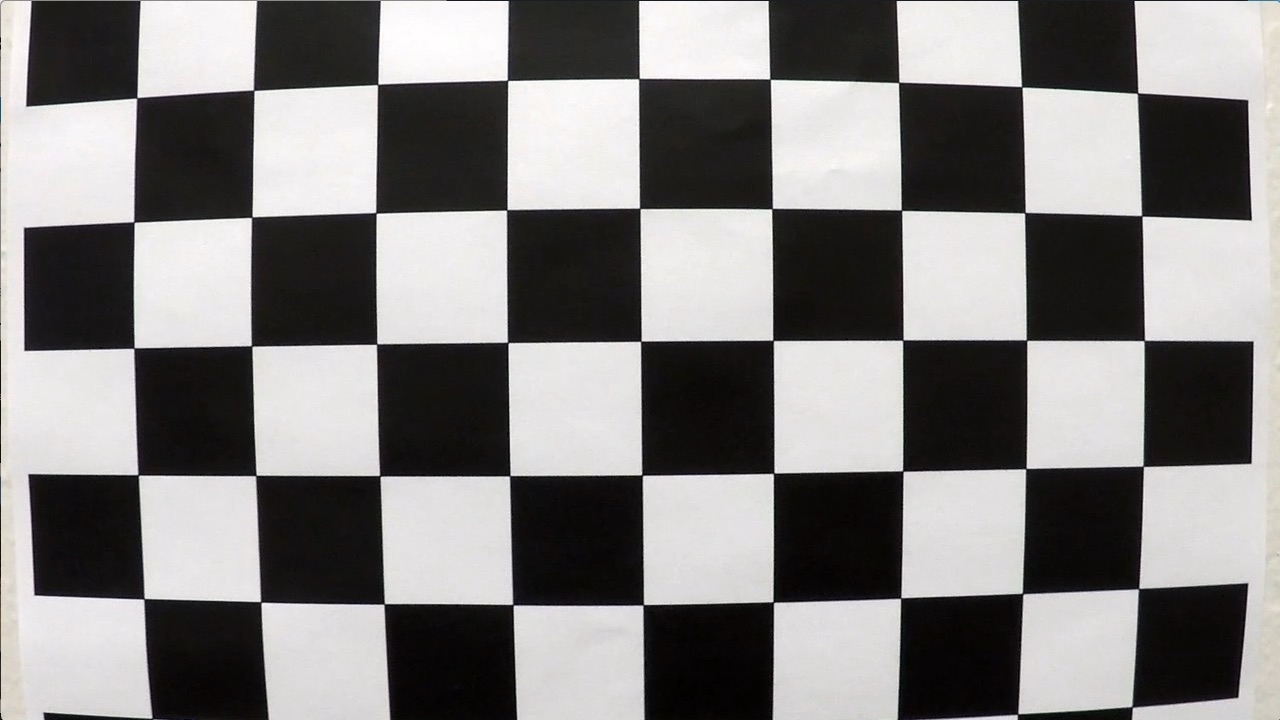
#> input picture camera_cal/calibration1.jpg, 1280 x 720 px; its folder holds only this picture in this run
$ jupyter execute --allow-errors Advanced-Line-Finding.ipynb   (shell and % lines are left out)   (older library calls are emulated)
#> lines starting #> are read from the running program, lines starting #| are printed output that depends on the picture; after the words box and inside, x2 and y2 are one past the last pixel; in counts of white or black regions, pixels touching at a corner belong together
# Camera calibration matrix and distortion coefficients

[cell 1]
import matplotlib.pyplot as plt
import numpy as np
import cv2
import glob

# Read in and make a list of calibration images
path = 'camera_cal/'
images = glob.glob(path + 'calibration*.jpg')

# Array to store object points and image points from all the images
objpoints = [] # 3D points in real world space
imgpoints = [] # 2D points in image plane

# Prepare object points
objp = np.zeros((9*6, 3), np.float32)
objp[:,:2] = np.mgrid[0:9,0:6].T.reshape(-1,2)

# Configure plot
fig = plt.figure(facecolor="white")
fig.set_size_inches(15, 8)

for i in range(len(images)):
    # Read in each image
    img = cv2.imread(images[i])
#> img is the input picture: shape (720, 1280, 3); mean B, G, R 127.8, 128.4, 130.1

    # Convert to grayscale
    gray = cv2.cvtColor(img, cv2.COLOR_BGR2GRAY)

    # Find the chessboard corners
    ret, corners = cv2.findChessboardCorners(gray, (9,6), None)
#> ret = False; corners = None

    # If corners are found, add object points, image points
    if ret == True:
        imgpoints.append(corners)
        objpoints.append(objp)

    # Draw and display the corners
    ax=fig.add_subplot(4,5,i+1, aspect='equal');
    try:
        img = cv2.drawChessboardCorners(img, (9,6), corners, ret)
    except:
        pass
    ax.imshow(img);

    if ret != True:
        ax.axhline(linewidth=5, color="r")
        ax.axvline(linewidth=5, color="r")

    ax.axis('off');
    ax.axis('tight');

plt.suptitle('Distorted chessboard with corners identified', fontsize = 20);
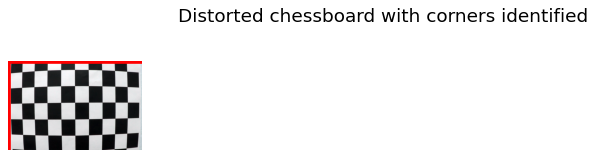
#> figure drawn by matplotlib, 1 panel; B, G, R data is drawn as R, G, B
#> the sliders are set to p1x = <module 'IPython.html.widgets., p2x = <module 'IPython.html.widgets., p3x = <module 'IPython.html.widgets., p4x = <module 'IPython.html.widgets., pay = <module 'IPython.html.widgets., pby = <module 'IPython.html.widgets.
#> the sliders are set to gradx_min = <module 'IPython.html.widgets., gradx_max = <module 'IPython.html.widgets., grady_min = <module 'IPython.html.widgets., grady_max = <module 'IPython.html.widgets.
#> the sliders are set to s_min = <module 'IPython.html.widgets., s_max = <module 'IPython.html.widgets., l_min = <module 'IPython.html.widgets., l_max = <module 'IPython.html.widgets.


$ run again, on camera_cal/calibration13.jpg
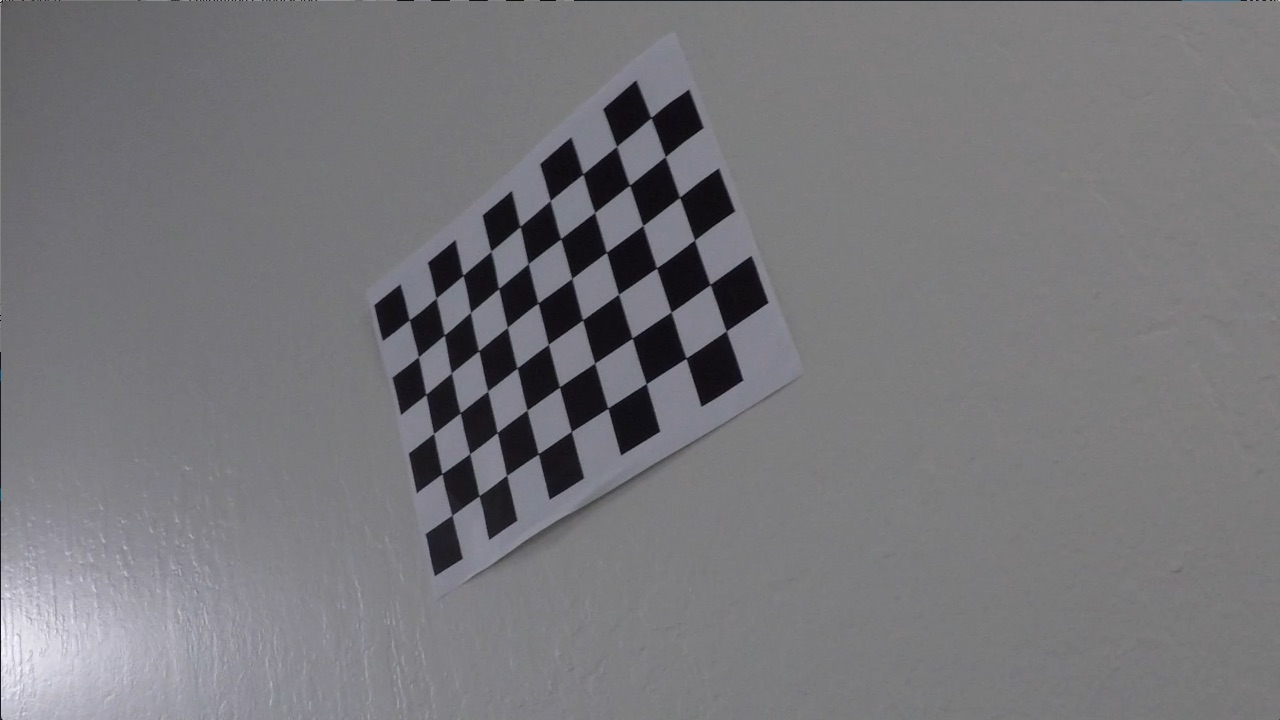
#> input picture camera_cal/calibration13.jpg, 1280 x 720 px
#> img is the input picture: shape (720, 1280, 3); mean B, G, R 122, 118.5, 119.1
#> `ret, corners = cv2.findChessboardCorners(gray, (9,6), None)`: ret = True; corners = 54 rows, first 8: [409.4, 319.7], [436.4, 297.7], [463.3, 275.1], [491.3, 251.1], [520.2, 226.6], [550.4, 200.5], [583, 174.1], [616.7, 146.4]
#> `img = cv2.drawChessboardCorners(img, (9,6), corners, ret)`:
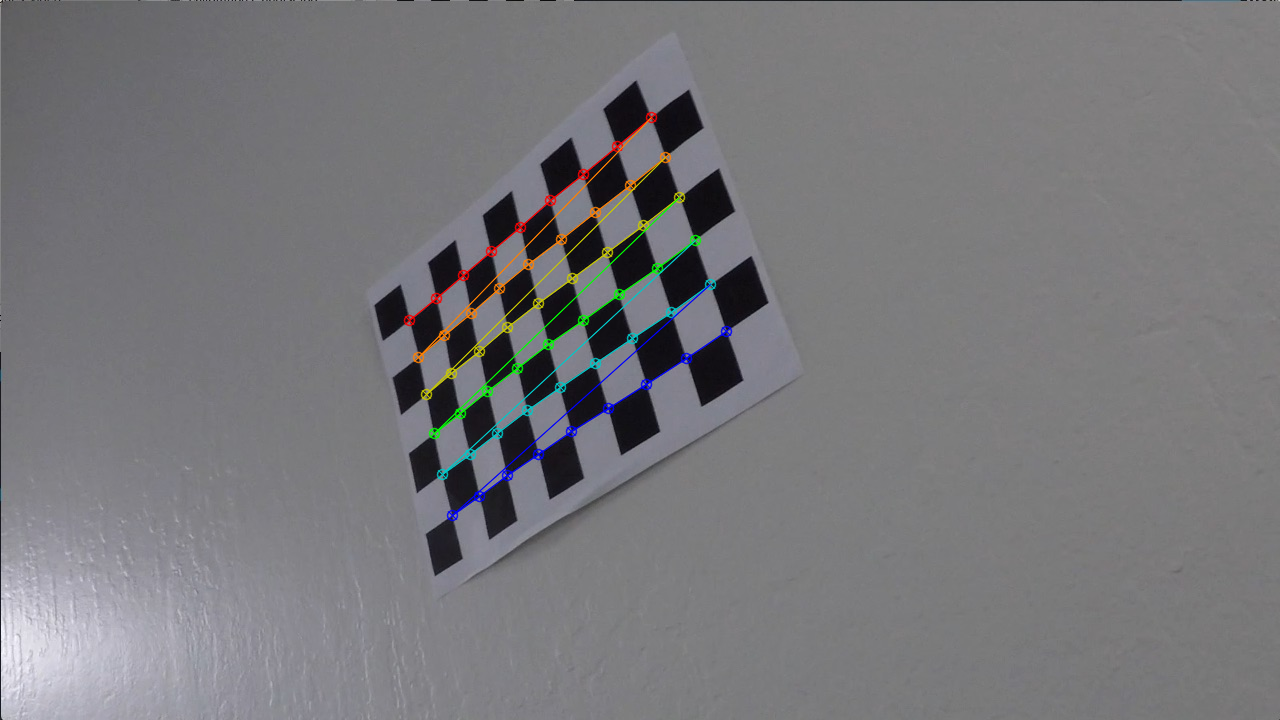
#> img: shape (720, 1280, 3); 1.37% of pixels changed, all inside (x1, y1, x2, y2) = (403, 111, 733, 522)
#> `ret, mtx, dist, rvecs, tvecs = cv2.calibrateCamera(objpoints, imgpoint..`: ret = 0.7; mtx = [[1254, 0, 650.9], [0, 1245.3, 473.5], [0, 0, 1]]; dist = [[-2, 21.84, -0.0244, 0.0119, -98.75]]; rvecs = ([-0.249, 0.686, -0.387],); tvecs = ([-5.65, -3.59, 27.67],)
#> in undistort_image, `return cv2.undistort(img, mtx, dist, None, mtx)`:
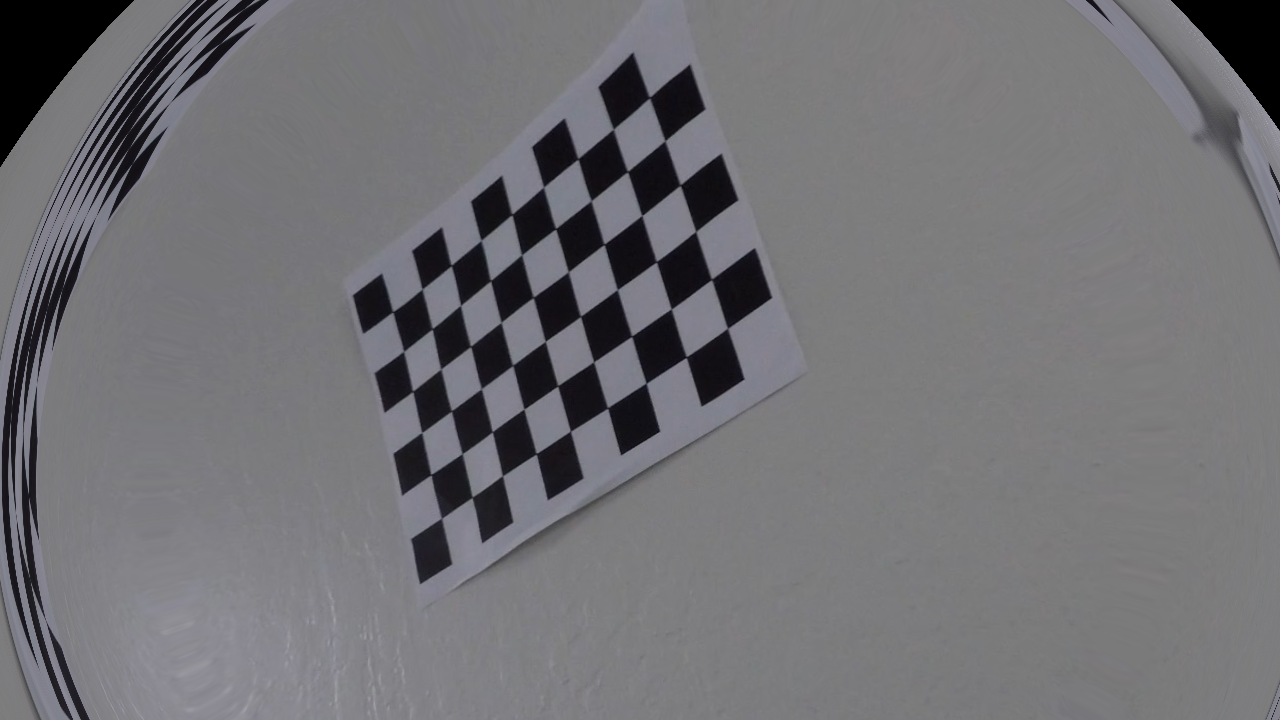
#> returned value: shape (720, 1280, 3); mean of channels 0, 1, 2 116.4, 112.9, 113.3; drawn as B, G, R

$ run again, on camera_cal/calibration14.jpg
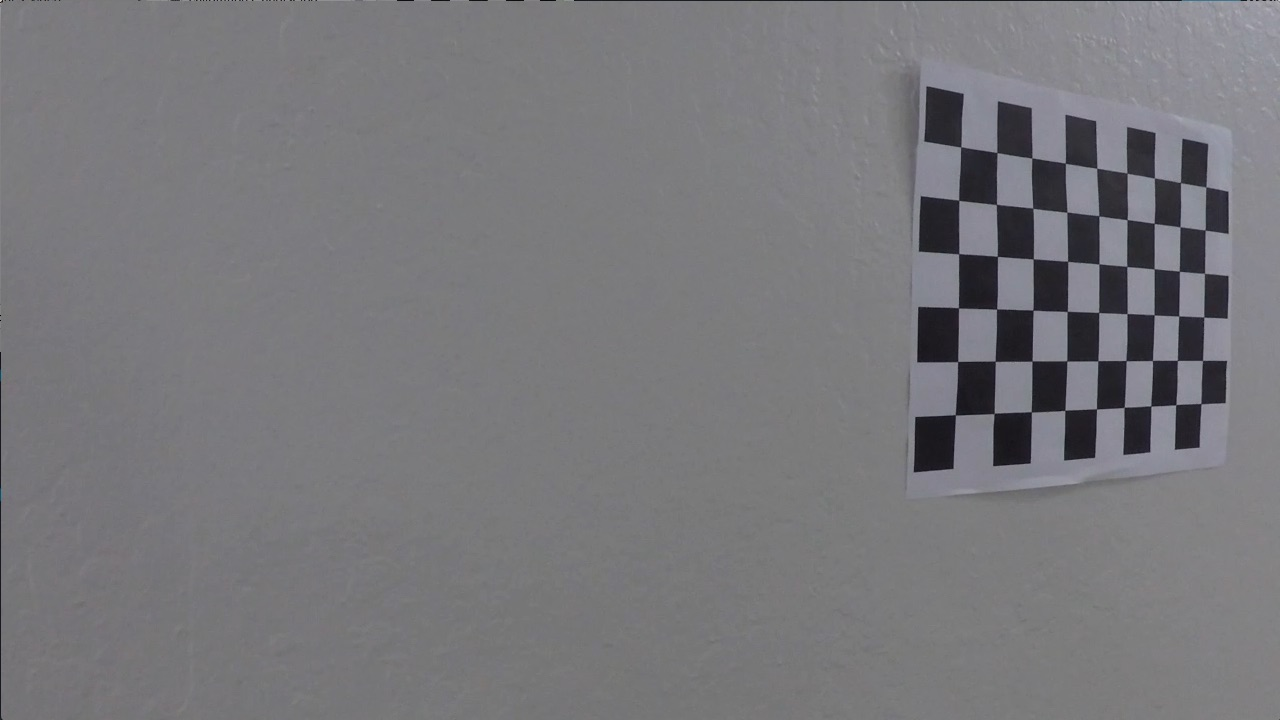
#> input picture camera_cal/calibration14.jpg, 1280 x 720 px
#> img is the input picture: shape (720, 1280, 3); mean B, G, R 122.9, 119.4, 119.9
#> `ret, corners = cv2.findChessboardCorners(gray, (9,6), None)`: ret = True; corners = 54 rows, first 8: [960.7, 146.9], [996.9, 152.5], [1031.8, 158], [1065.3, 163.2], [1096.8, 168.3], [1127, 173.1], [1154.5, 178], [1180.4, 182.5]
#> `img = cv2.drawChessboardCorners(img, (9,6), corners, ret)`:
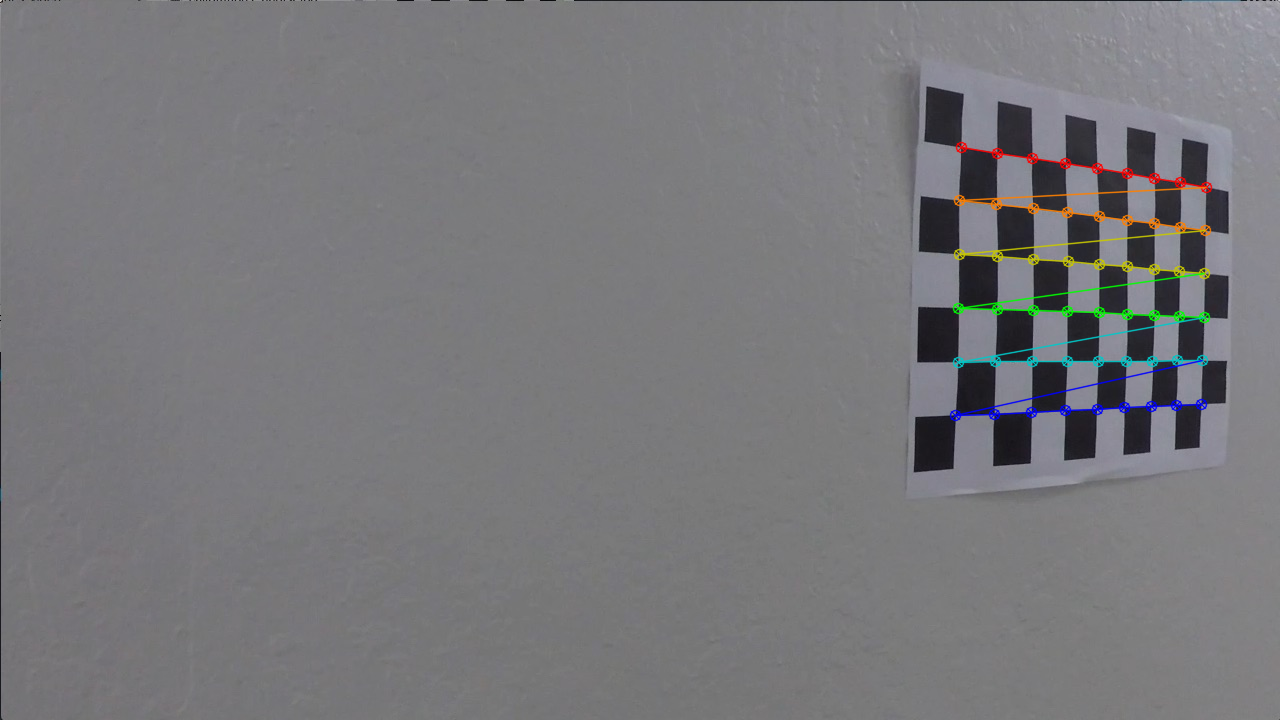
#> img: shape (720, 1280, 3); 1.35% of pixels changed, all inside (x1, y1, x2, y2) = (949, 141, 1213, 422)
#> `ret, mtx, dist, rvecs, tvecs = cv2.calibrateCamera(objpoints, imgpoint..`: ret = 0.739; mtx = [[2240.5, 0, 704.5], [0, 1763.2, 328.8], [0, 0, 1]]; dist = [[2.86, -97.07, -0.0283, -0.0725, 800.8]]; rvecs = ([-0.0139, -0.819, 0.0177],); tvecs = ([3.8, -3.38, 33.34],)
#> in undistort_image, `return cv2.undistort(img, mtx, dist, None, mtx)`:
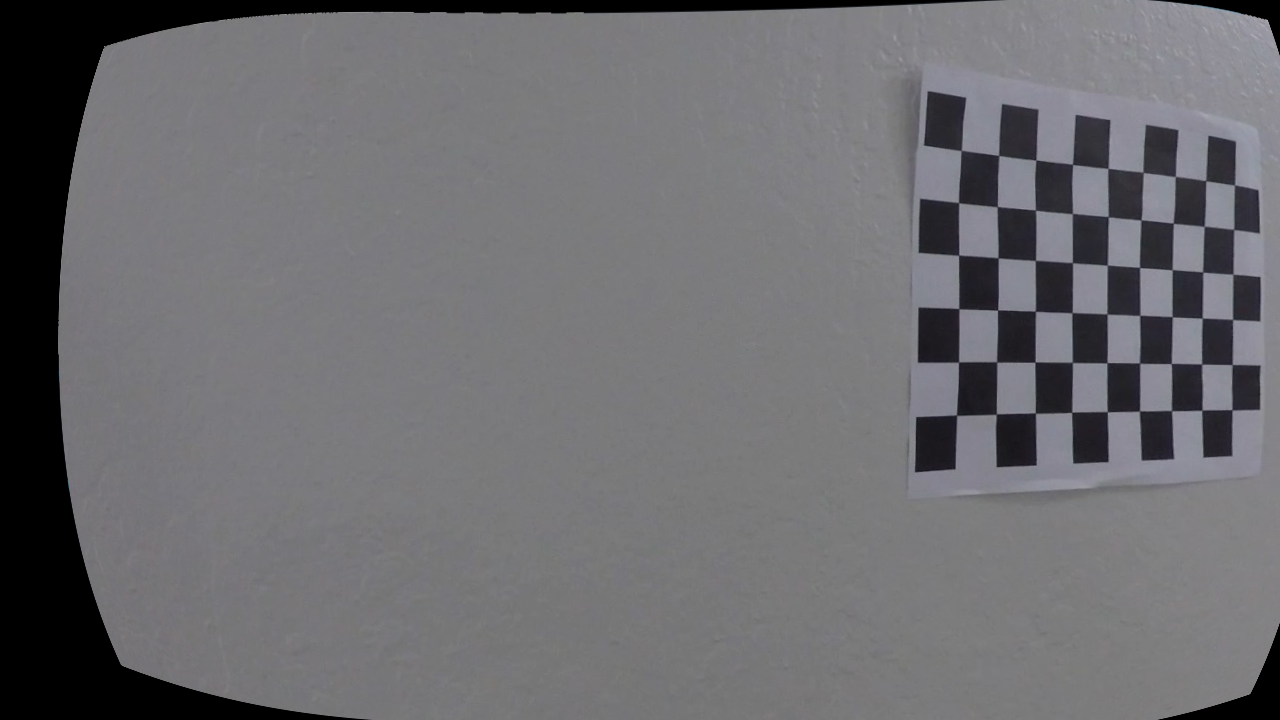
#> returned value: shape (720, 1280, 3); mean of channels 0, 1, 2 111.8, 108.5, 108.9; drawn as B, G, R
